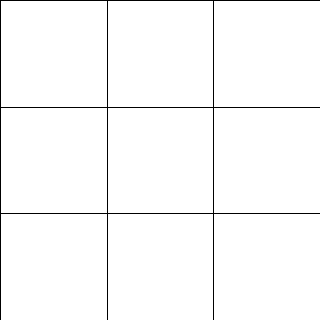
Frame 1 (no input)
Frame 60 (the mouse pressed at the canvas centre just before this capture): identical to frame 1, image omitted
Frame 120 (the mouse held since frame 60 and released just before this capture): identical to frame 1, image omitted

The Processing sketch that drew this single still picture (run headless with seeded random() and noise(); from frame 60 on, the mouse is pressed at the canvas centre):

// Processing sketch: processing_40776
// ── processing_40776.pde

int FLD_WIDTH = 3;
int FLD_HEIGHT = 3;
int [][] field = new int[FLD_WIDTH][FLD_HEIGHT];

int Player1 = 0;   // プレイヤー1
int Player2 = 1;   // プレイヤー2
int turn = 0;      // 順番
boolean winFlag;

void setup()
{
  size(320,320);
  background(255, 255, 255);
  line(0, 0, 0, 320);
  line(319, 0, 319, 319);

  int ii;

  // tate
  for(ii = 0; ii < 2; ++ii) {
    line(107 + 106*ii, 0, 107 + 106*ii, 320);
  }

  // yoko
  for(ii = 0; ii < 2; ++ii) {
    line(0, 107 + 106*ii, 320, 107 + 106*ii);
  }
  
  clear();

}

void draw()
{
  int tmp = isClear();
  if (tmp != 0) {
    if (tmp == 1) println("\nPlayer 1 Win.");
    if (tmp == 2) println("\nPlayer 2 Win.");
    for(int ii = 0; ii < 3; ++ii) {
      println(field[0][ii] + " " + field[1][ii] + " " + field[2][ii]);
    }
    clear();
  }
  
  // 思考ルーチン
  if (turn == Player2) {
    winFlag = ai();
  }
  // 描画ルーチン
  fill(255, 255, 255);
  rectMode(CORNER);
  rect(0, 0, width , height);
 
  if (winFlag == false) {
    line(0, 0, 0, 320);
    line(width, 0, width, height);

    int ii, jj;

    // tate
    for(ii = 0; ii < 2; ++ii) {
      line(107 + 106*ii, 0, 107 + 106*ii, height);
    }
    // yoko
    for(ii = 0; ii < 2; ++ii) {
      line(0, 107 + 106*ii, width, 107 + 106*ii);
    }
  
    for(ii = 0; ii < FLD_WIDTH; ++ii) {
      for(jj = 0; jj < FLD_HEIGHT; ++jj) {
        switch (field[ii][jj]) {
          case 1 :
            noFill();
            ellipse(53 +  ii * 106, 53 + jj * 106, 106, 106);
            break;
          case 2 :
            //fill(0);
            //ellipse(53 +  ii * 106, 53 + jj * 106, 106, 106);
            int lx = ii * 106;
            int ly = jj * 106;
            int rx = lx + 106;
            line(lx, ly, lx + 106, ly + 106);
            line(rx, ly, rx - 106, ly + 106);
            break;
        }
      }
    }
  
    /*fill(0, 0, 0);
    text("mouse(" + mouseX + ", " + mouseY + ")", 10, 200);
    int[] pos = new int[2];
    pos[0] = mouseX;
    pos[1] = mouseY;
    pos = convertToPixel(pos);
    text("mouse(" + pos[0] + ", " + pos[1] + ")", 10, 220);
    */
    
  } else {
    println("\nTie game\n");
    clear();
  }
}

int[] convertToPixel(int[] mouseXY)
{
  int xx, yy;
  int[] pos = new int[2];
  xx = mouseXY[0] / 106;
  yy = mouseXY[1] / 106;
  
  pos[0] = xx;
  pos[1] = yy;
  
  return pos;
}

void mousePressed()
{
  // マウスの左ボタンが押された時の処理
  if (mouseButton == LEFT) {
    int[] pos = new int[2];
    pos[0] = mouseX;
    pos[1] = mouseY;
    pos = convertToPixel(pos);
    // 既に何か置かれているか調べる
    if (field[pos[0]][pos[1]] == 0) {
      field[pos[0]][pos[1]] = 1;
      turn = Player2;
    }
  } else if (mouseButton == RIGHT) {
    int[] pos = new int[2];
    pos[0] = mouseX;
    pos[1] = mouseY;
    pos = convertToPixel(pos);
    field[pos[0]][pos[1]] = 2;
  }
}

// AI処理
// 置く場所がなければtrueを返す
boolean ai()
{
  if(countEmpty() > 0) {
    // とりあえずランダム
    int xx, yy;
    xx = yy = 0;
    do {
      xx = int(random(FLD_WIDTH));
      yy = int(random(FLD_HEIGHT));
      //println("select : " + xx + ", " + yy);
    } while(field[xx][yy] != 0);
    
    // マスに石を置く
    field[xx][yy] = 2;
    turn = Player1;
    return false;
  }
  
  return true;
}

// フィールド上の空きマスの数を返す
int countEmpty() {
  int cnt = 0;
  for(int ii = 0; ii < FLD_WIDTH; ++ii) {
    for(int jj = 0; jj < FLD_HEIGHT; ++jj) {
      if(field[ii][jj] == 0) cnt++;
    }
  }
  
  return cnt;
}

// ゲームクリア判定
// 0 : 勝負続行
// 1 : Player1 勝利
// 2 : Player2 勝利
int isClear()
{
  int ii, jj;
  for(ii = 0; ii < FLD_WIDTH; ++ii) {
    // 縦判定
    if ((field[0][ii] != 0) && (field[0][ii] == field[1][ii]) && (field[0][ii] == field[2][ii])) {
      if (field[0][ii] == 1) return 1;
      else if(field[0][ii] == 2) return 2;
    }
    // 横判定
    if ((field[ii][0] != 0) && (field[ii][0] == field[ii][1]) && (field[ii][0] == field[ii][2])) {
      if (field[ii][0] == 1) return 1;
      else if(field[ii][0] == 2) return 2;
    }
  }
  // 斜め判定
  if ((field[0][0] != 0) && (field[0][0] == field[1][1]) && (field[0][0] == field[2][2])) {
      if (field[0][0] == 1) return 1;
      else if(field[0][0] == 2) return 2;
   }
   if ((field[0][2] != 0) && (field[0][2] == field[1][1]) && (field[0][2] == field[2][0])) {
      if (field[0][2] == 1) return 1;
      else if(field[0][2] == 2) return 2;
   }
  
  return 0;
}

// すべてのマスを0で初期化
void clear()
{
  int ii, jj;
  // Field変数初期化
  for (ii = 0; ii < FLD_WIDTH; ++ii) {
    for (jj = 0; jj < FLD_HEIGHT; ++jj) {
      field[ii][jj] = 0;
    }
  }
  // 表示フラグをOFFに
  winFlag = false;
  // Player1の順番に設定
  turn = Player1;
}
